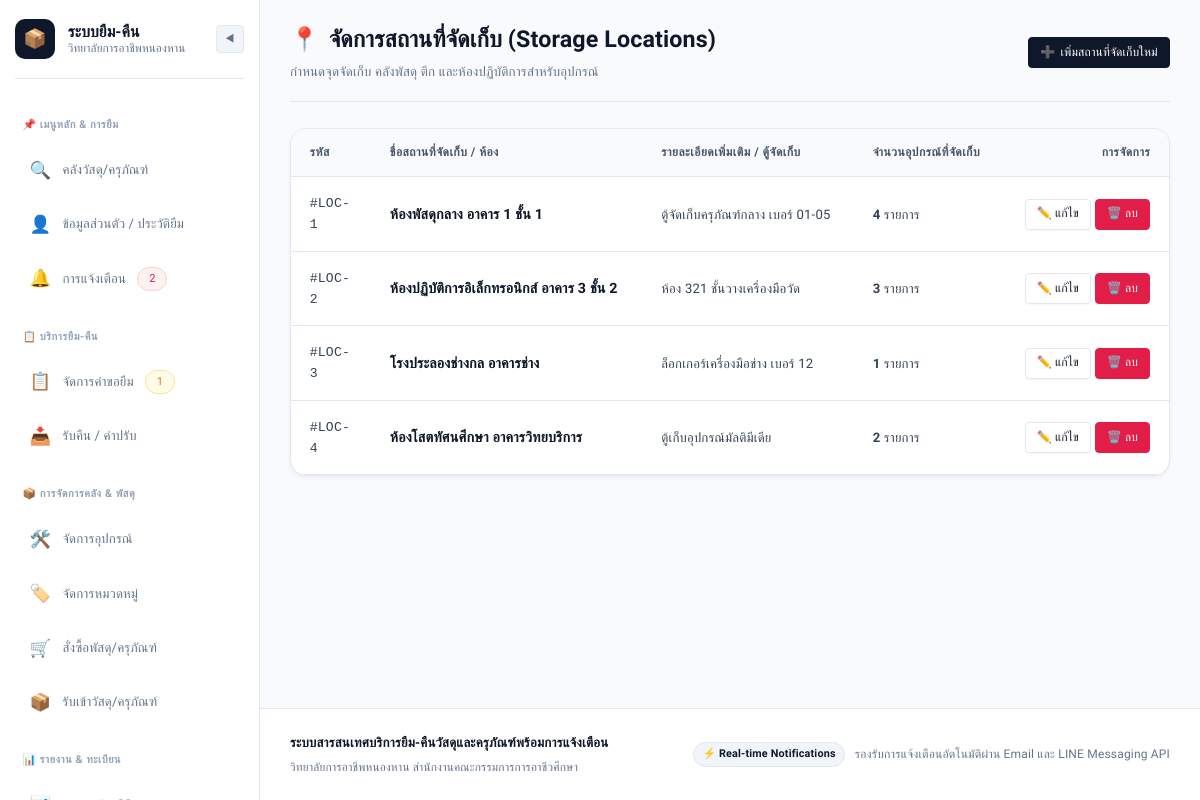
Page /admin/locations (signed in) on the committed database.
### models.py (models this page shows)
class Location(db.Model):
    __tablename__ = 'locations'
    location_id = db.Column(db.Integer, primary_key=True, autoincrement=True)
    location_name = db.Column(db.String(150), nullable=False)
    description = db.Column(db.String(255), nullable=True)
    equipment_list = db.relationship('Equipment', backref='location', lazy=True)

### app.py (the view)
    @app.route('/admin/locations')
    @roles_required('admin', 'staff')
    def admin_locations():
        locations = Location.query.all()
        return render_template('admin/locations.html', locations=locations)

### models.py (called while the page is built)
    @property
    def full_name(self):
        return f"{self.first_name} {self.last_name}"

    @property
    def role_display(self):
        roles = {
            'student': 'นักเรียน/นักศึกษา',
            'teacher': 'อาจารย์/ครูผู้สอน',
            'staff': 'เจ้าหน้าที่พัสดุ',
            'admin': 'ผู้ดูแลระบบ'
        }
        return roles.get(self.role, self.role)

    @property
    def role_badge_class(self):
        badges = {
            'student': 'badge-info',
            'teacher': 'badge-primary',
            'staff': 'badge-warning',
            'admin': 'badge-danger'
        }
        return badges.get(self.role, 'badge-secondary')

### templates/admin/locations.html (shortened to what this page needs)
{% extends "base.html" %}
{% block content %}
<div class="page-header">
    <div>
        <h1 class="page-title">
            <span>📍</span> จัดการสถานที่จัดเก็บ (Storage Locations)
        </h1>
        <p class="page-subtitle">กำหนดจุดจัดเก็บ คลังพัสดุ ตึก และห้องปฏิบัติการสำหรับอุปกรณ์</p>
    </div>
    <div>
        <button type="button" class="btn btn-primary btn-sm" onclick="openModal('addLocationModal')">
            <span>➕</span> เพิ่มสถานที่จัดเก็บใหม่
        </button>
    </div>
</div>
<div class="card">
    <div class="card-body" style="padding: 0;">
        {% if locations %}
            <div class="table-responsive">
                <table class="table">
                    <thead>
                        <tr>
                            <th style="width: 80px;">รหัส</th>
                            <th>ชื่อสถานที่จัดเก็บ / ห้อง</th>
                            <th>รายละเอียดเพิ่มเติม / ตู้จัดเก็บ</th>
                            <th>จำนวนอุปกรณ์ที่จัดเก็บ</th>
                            <th style="text-align: right;">การจัดการ</th>
                        </tr>
                    </thead>
                    <tbody>
                        {% for loc in locations %}
                            <tr>
                                <td style="font-family: monospace;">#LOC-{{ loc.location_id }}</td>
                                <td><strong style="font-size: 0.95rem;">{{ loc.location_name }}</strong></td>
                                <td>{{ loc.description or '-' }}</td>
                                <td><span style="font-weight: 600;">{{ loc.equipment_list|length }}</span> รายการ</td>
                                <td style="text-align: right; white-space: nowrap;">
                                    <button type="button" class="btn btn-secondary btn-sm" onclick="openEditLocationModal('{{ loc.location_id }}', '{{ loc.location_name }}', '{{ loc.description or '' }}')">
                                        ✏️ แก้ไข
                                    </button>
                                    {% if current_user.role == 'admin' %}
                                        <form action="{{ url_for('delete_location', location_id=loc.location_id) }}" method="POST" style="display: inline-block;">
                                            <button type="submit" class="btn btn-danger btn-sm" onclick="return confirm('ยืนยันลบสถานที่ {{ loc.location_name }} ใช่หรือไม่?')">
                                                🗑️ ลบ
                                            </button>
                                        </form>
                                    {% endif %}
                                </td>
                            </tr>
                        {% endfor %}
                    </tbody>
                </table>
            </div>
        {% else %}
            <div style="text-align: center; padding: 3rem; color: var(--text-muted);">
                ไม่มีข้อมูลสถานที่จัดเก็บ
            </div>
        {% endif %}
    </div>
</div>
{% endblock %}

### static/css/style.css (style rules this page uses)
:root { --bg-main: #f8fafc; --bg-card: #ffffff; --bg-subtle: #f1f5f9; --bg-hover: #e2e8f0; --text-main: #0f172a; --text-body: #334155; --text-muted: #64748b; --text-subtle: #94a3b8; --text-white: #ffffff; --border: #e2e8f0; --border-focus: #94a3b8; --border-dark: #cbd5e1; --primary: #0f172a; --primary-hover: #1e293b; --primary-light: #f1f5f9; --primary-text: #ffffff; --accent-blue: #2563eb; --accent-blue-light: #eff6ff; --accent-blue-border: #bfdbfe; --success: #059669; --success-hover: #047857; --success-bg: #ecfdf5; --success-border: #a7f3d0; --warning: #d97706; --warning-bg: #fffbeb; --warning-border: #fde68a; --danger: #e11d48; --danger-hover: #be123c; --danger-bg: #fff1f2; --danger-border: #fecdd3; --radius-xs: 4px; --radius-sm: 8px; --radius-md: 10px; --radius-lg: 16px; --radius-xl: 20px; --radius-full: 9999px; --shadow-xs: 0 1px 2px rgba(15, 23, 42, 0.04); --shadow-sm: 0 2px 4px rgba(15, 23, 42, 0.05); --shadow-md: 0 4px 8px -1px rgba(15, 23, 42, 0.07), 0 2px 4px -2px rgba(15, 23, 42, 0.04); --shadow-lg: 0 12px 24px -4px rgba(15, 23, 42, 0.08), 0 4px 8px -4px rgba(15, 23, 42, 0.03); --transition-fast: all 0.15s cubic-bezier(0.16, 1, 0.3, 1); --transition: all 0.22s cubic-bezier(0.16, 1, 0.3, 1); --font-thai-body: 'IBM Plex Sans Thai', -apple-system, BlinkMacSystemFont, 'Segoe UI', Roboto, sans-serif; --font-heading: 'Prompt', 'IBM Plex Sans Thai', sans-serif; --font-numeric: 'Plus Jakarta Sans', 'IBM Plex Sans Thai', monospace, sans-serif; }
*, *::before, *::after { box-sizing: border-box; margin: 0; padding: 0; }
html { font-size: 15px; scroll-behavior: smooth; text-size-adjust: 100%; -webkit-text-size-adjust: 100%; }
body { font-family: var(--font-thai-body); background-color: var(--bg-main); color: var(--text-body); line-height: 1.72; letter-spacing: 0.012em; -webkit-font-smoothing: antialiased; -moz-osx-font-smoothing: grayscale; min-height: 100vh; display: flex; flex-direction: column; overflow-x: hidden; }
h1, h2, h3, h4, h5, h6 { font-family: var(--font-heading); color: var(--text-main); font-weight: 600; line-height: 1.42; letter-spacing: 0.005em; overflow-wrap: break-word; word-break: break-word; }
h1 { font-size: clamp(1.3rem, 2.5vw, 1.65rem); }
p { margin-bottom: 0.75rem; }
p:last-child { margin-bottom: 0; }
strong, b { font-weight: 600; color: var(--text-main); }
.page-header { display: flex; flex-wrap: wrap; align-items: center; justify-content: space-between; gap: 1rem; margin-bottom: 1.75rem; padding-bottom: 1.25rem; border-bottom: 1px solid var(--border); }
.page-title { font-size: clamp(1.25rem, 2.2vw, 1.55rem); font-weight: 700; color: var(--text-main); display: flex; align-items: center; gap: 0.65rem; line-height: 1.35; overflow-wrap: break-word; word-break: break-word; }
.page-subtitle { font-size: clamp(0.82rem, 1.2vw, 0.88rem); color: var(--text-muted); margin-top: 0.35rem; line-height: 1.6; }
.btn { display: inline-flex; align-items: center; justify-content: center; gap: 0.5rem; font-family: var(--font-heading); font-size: 0.875rem; font-weight: 500; letter-spacing: 0.01em; padding: 0.58rem 1.15rem; border-radius: var(--radius-sm); border: 1px solid transparent; cursor: pointer; transition: var(--transition-fast); text-decoration: none; line-height: 1.45; user-select: none; box-shadow: var(--shadow-xs); }
.btn-primary { background: var(--primary); color: var(--primary-text); border-color: var(--primary); }
.btn-secondary { background: var(--bg-card); color: var(--text-main); border-color: var(--border); }
.btn-danger { background: var(--danger); color: white; border-color: var(--danger); }
.btn-sm { padding: 0.38rem 0.75rem; font-size: 0.8rem; border-radius: var(--radius-xs); gap: 0.35rem; }
.card { background: var(--bg-card); border: 1px solid var(--border); border-radius: var(--radius-lg); box-shadow: var(--shadow-sm); overflow: hidden; transition: var(--transition); }
.card-body { padding: 1.65rem; }
.table-responsive { width: 100%; overflow-x: auto; }
.table { width: 100%; border-collapse: collapse; text-align: left; font-size: 0.875rem; line-height: 1.6; }
.table th { background: #f8fafc; color: #475569; font-family: var(--font-heading); font-size: 0.8rem; font-weight: 600; text-transform: uppercase; letter-spacing: 0.04em; padding: 0.95rem 1.25rem; border-bottom: 1px solid var(--border); white-space: nowrap; }
.table td { padding: 1.05rem 1.25rem; border-bottom: 1px solid var(--border); vertical-align: middle; }
.table tbody tr { transition: var(--transition-fast); }

### rows in the picture
Location: location_id "1", location_name "ห้องพัสดุกลาง อาคาร 1 ชั้น 1", description "ตู้จัดเก็บครุภัณฑ์กลาง เบอร์ 01-05", equipment_list|length "4"
Location: location_id "2", location_name "ห้องปฏิบัติการอิเล็กทรอนิกส์ อาคาร 3 ชั้น 2", description "ห้อง 321 ชั้นวางเครื่องมือวัด", equipment_list|length "3"
Location: location_id "3", location_name "โรงประลองช่างกล อาคารช่าง", description "ล็อกเกอร์เครื่องมือช่าง เบอร์ 12", equipment_list|length "1"
Location: location_id "4", location_name "ห้องโสตทัศนศึกษา อาคารวิทยบริการ", description "ตู้เก็บอุปกรณ์มัลติมีเดีย", equipment_list|length "2"

### other values in the picture
{{ unread_count }} "2"
{{ pending_requests_count }} "1"
